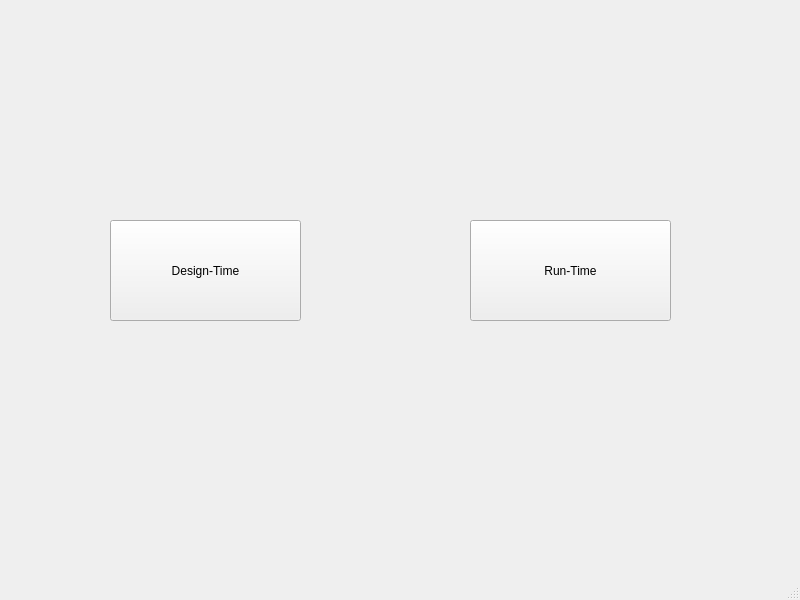
<?xml version="1.0" encoding="UTF-8"?>
<ui version="4.0">
 <class>MainWindow</class>
 <widget class="QMainWindow" name="MainWindow">
  <property name="geometry">
   <rect>
    <x>0</x>
    <y>0</y>
    <width>800</width>
    <height>600</height>
   </rect>
  </property>
  <property name="windowTitle">
   <string>MainWindow</string>
  </property>
  <widget class="QWidget" name="centralwidget">
   <widget class="QPushButton" name="btn_design_time">
    <property name="geometry">
     <rect>
      <x>110</x>
      <y>220</y>
      <width>191</width>
      <height>101</height>
     </rect>
    </property>
    <property name="text">
     <string>Design-Time</string>
    </property>
   </widget>
   <widget class="QPushButton" name="btn_run_time">
    <property name="geometry">
     <rect>
      <x>470</x>
      <y>220</y>
      <width>201</width>
      <height>101</height>
     </rect>
    </property>
    <property name="text">
     <string>Run-Time</string>
    </property>
   </widget>
  </widget>
  <widget class="QMenuBar" name="menubar">
   <property name="geometry">
    <rect>
     <x>0</x>
     <y>0</y>
     <width>800</width>
     <height>22</height>
    </rect>
   </property>
  </widget>
  <widget class="QStatusBar" name="statusbar"/>
 </widget>
 <resources/>
 <connections/>
</ui>
